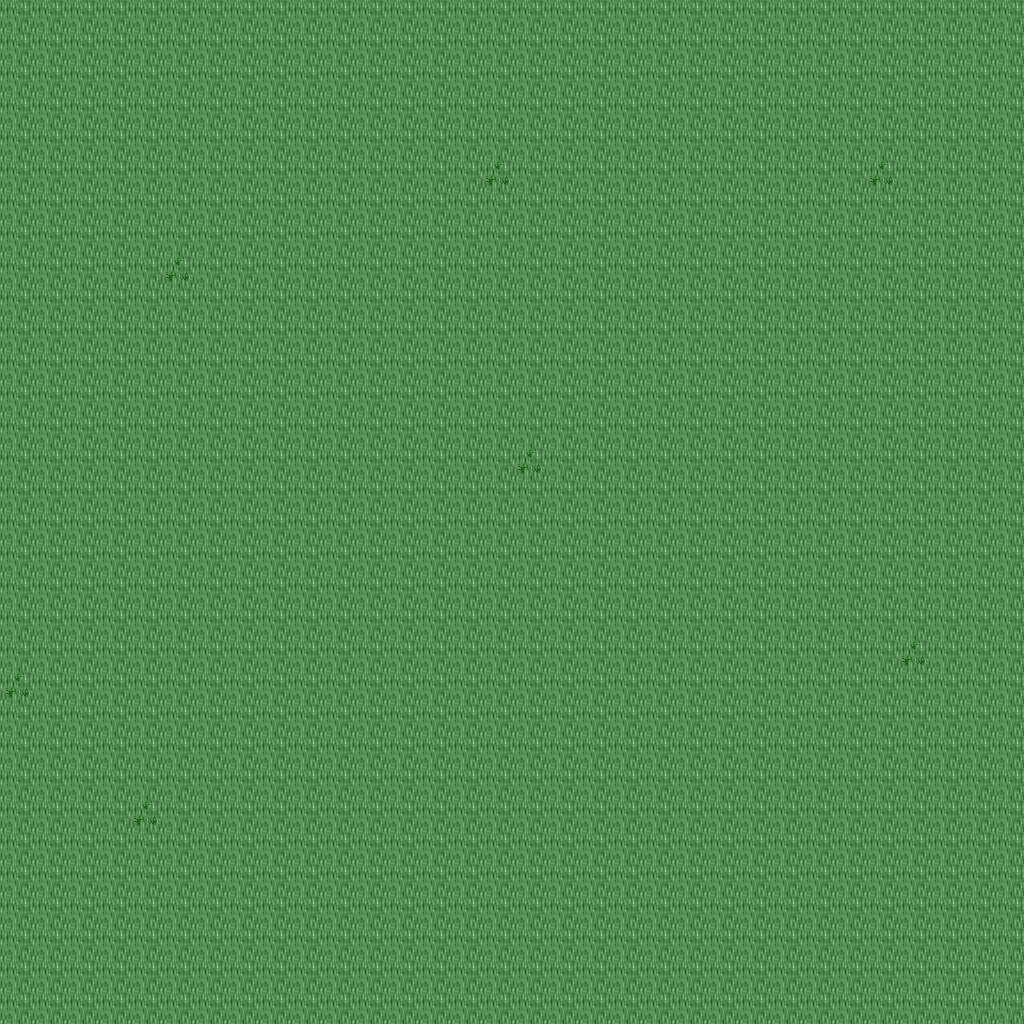

This is a level from a 2D game, rendered from its Tiled map with the project's own tilesets. A one-line summary and the map file follow, with tile-layer data summarised:
An orthogonal 32x32 tile map with 32x32 px tiles, 5 tile layers (Ground, Objects, Objects2, Above, ...), 1 hidden layer not drawn, 43 tilesets.

<map version="1.10" tiledversion="1.11.0" orientation="orthogonal" renderorder="right-down" width="32" height="32" tilewidth="32" tileheight="32" infinite="0" nextlayerid="11" nextobjectid="1">
 <tileset firstgid="1" name="ground_ground" tilewidth="32" tileheight="32" tilecount="33" columns="3">
  <image source="../drawable/ground_ground.png" width="96" height="352" />
 </tileset>
 <tileset firstgid="34" name="ground_water_water" tilewidth="32" tileheight="32" tilecount="24" columns="3">
  <image source="../drawable/ground_water_water.png" width="96" height="256" />
 </tileset>
 <tileset firstgid="58" name="ground_square_patch" tilewidth="32" tileheight="32" tilecount="9" columns="3">
  <image source="../drawable/ground_square_patch.png" width="96" height="96" />
 </tileset>
 <tileset firstgid="67" name="building_wall_wall_brown" tilewidth="32" tileheight="32" tilecount="12" columns="3">
  <image source="../drawable/building_wall_wall_brown.png" width="96" height="128" />
 </tileset>
 <tileset firstgid="79" name="ground_water_pool_grassy" tilewidth="32" tileheight="32" tilecount="27" columns="9">
  <image source="../drawable/ground_water_pool_grassy.png" width="288" height="96" />
 </tileset>
 <tileset firstgid="106" name="ground_ridge_earth_dark" tilewidth="32" tileheight="32" tilecount="96" columns="12">
  <image source="../drawable/ground_ridge_earth_dark.png" width="384" height="256" />
 </tileset>
 <tileset firstgid="202" name="plant_grasses" tilewidth="32" tileheight="32" tilecount="6" columns="3">
  <image source="../drawable/plant_grasses.png" width="96" height="64" />
 </tileset>
 <tileset firstgid="208" name="plant_flower_daisy_white" tilewidth="32" tileheight="32" tilecount="8" columns="2">
  <image source="../drawable/plant_flower_daisy_white.png" width="64" height="128" />
 </tileset>
 <tileset firstgid="216" name="ground_rock_pebbles" tilewidth="32" tileheight="32" tilecount="3" columns="1">
  <image source="../drawable/ground_rock_pebbles.png" width="32" height="96" />
 </tileset>
 <tileset firstgid="219" name="ground_rock_rocks_2" tilewidth="32" tileheight="32" tilecount="4" columns="2">
  <image source="../drawable/ground_rock_rocks_2.png" width="64" height="64" />
 </tileset>
 <tileset firstgid="223" name="item_pot_pot_grey" tilewidth="32" tileheight="32" tilecount="1" columns="1">
  <image source="../drawable/item_pot_pot_grey.png" width="32" height="32" />
 </tileset>
 <tileset firstgid="224" name="plant_bush_bushes" tilewidth="32" tileheight="32" tilecount="10" columns="5">
  <image source="../drawable/plant_bush_bushes.png" width="160" height="64" />
 </tileset>
 <tileset firstgid="234" name="ground_ladder_vertical_dark" tilewidth="32" tileheight="32" tilecount="3" columns="3">
  <image source="../drawable/ground_ladder_vertical_dark.png" width="96" height="32" />
 </tileset>
 <tileset firstgid="237" name="ground_ladder_horizontal_dark" tilewidth="32" tileheight="32" tilecount="3" columns="1">
  <image source="../drawable/ground_ladder_horizontal_dark.png" width="32" height="96" />
 </tileset>
 <tileset firstgid="240" name="plant_flower_daisy_blue" tilewidth="32" tileheight="32" tilecount="8" columns="2">
  <image source="../drawable/plant_flower_daisy_blue.png" width="64" height="128" />
 </tileset>
 <tileset firstgid="248" name="ground_grass_edges" tilewidth="32" tileheight="32" tilecount="36" columns="12">
  <image source="../drawable/ground_grass_edges.png" width="384" height="96" />
 </tileset>
 <tileset firstgid="284" name="ground_grass_corners" tilewidth="32" tileheight="32" tilecount="24" columns="6">
  <image source="../drawable/ground_grass_corners.png" width="192" height="128" />
 </tileset>
 <tileset firstgid="308" name="ground_cobbled_paving" tilewidth="32" tileheight="32" tilecount="1" columns="1">
  <image source="../drawable/ground_cobbled_paving.png" width="32" height="32" />
 </tileset>
 <tileset firstgid="309" name="building_door_door_n" tilewidth="32" tileheight="32" tilecount="6" columns="3">
  <image source="../drawable/building_door_door_n.png" width="96" height="64" />
 </tileset>
 <tileset firstgid="315" name="building_door_closed" tilewidth="32" tileheight="32" tilecount="1" columns="1">
  <image source="../drawable/building_door_closed.png" width="32" height="32" />
 </tileset>
 <tileset firstgid="316" name="building_window_window_right" tilewidth="32" tileheight="32" tilecount="2" columns="2">
  <image source="../drawable/building_window_window_right.png" width="64" height="32" />
 </tileset>
 <tileset firstgid="318" name="plant_flower_daisy_red" tilewidth="32" tileheight="32" tilecount="8" columns="2">
  <image source="../drawable/plant_flower_daisy_red.png" width="64" height="128" />
 </tileset>
 <tileset firstgid="326" name="building_window_window_long" tilewidth="32" tileheight="32" tilecount="3" columns="3">
  <image source="../drawable/building_window_window_long.png" width="96" height="32" />
 </tileset>
 <tileset firstgid="329" name="plant_flower_daisy_yellow" tilewidth="32" tileheight="32" tilecount="8" columns="2">
  <image source="../drawable/plant_flower_daisy_yellow.png" width="64" height="128" />
 </tileset>
 <tileset firstgid="337" name="furniture_light_flames" tilewidth="32" tileheight="32" tilecount="6" columns="6">
  <image source="../drawable/furniture_light_flames.png" width="192" height="32" />
 </tileset>
 <tileset firstgid="343" name="building_fence_fence_chunky" tilewidth="32" tileheight="32" tilecount="21" columns="3">
  <image source="../drawable/building_fence_fence_chunky.png" width="96" height="224" />
 </tileset>
 <tileset firstgid="364" name="plant_tree_tree_green" tilewidth="32" tileheight="32" tilecount="88" columns="8">
  <image source="../drawable/plant_tree_tree_green.png" width="256" height="352" />
 </tileset>
 <tileset firstgid="452" name="plant_tree_tree_darkgreen" tilewidth="32" tileheight="32" tilecount="88" columns="8">
  <image source="../drawable/plant_tree_tree_darkgreen.png" width="256" height="352" />
 </tileset>
 <tileset firstgid="540" name="item_sign_large" tilewidth="32" tileheight="32" tilecount="15" columns="5">
  <image source="../drawable/item_sign_large.png" width="160" height="96" />
 </tileset>
 <tileset firstgid="555" name="ground_ladder_small" tilewidth="32" tileheight="32" tilecount="1" columns="1">
  <image source="../drawable/ground_ladder_small.png" width="32" height="32" />
 </tileset>
 <tileset firstgid="556" name="building_roof_blue" tilewidth="32" tileheight="32" tilecount="20" columns="5">
  <image source="../drawable/building_roof_blue.png" width="160" height="128" />
 </tileset>
 <tileset firstgid="576" name="building_decoration_chimney" tilewidth="32" tileheight="32" tilecount="2" columns="1">
  <image source="../drawable/building_decoration_chimney.png" width="32" height="64" />
 </tileset>
 <tileset firstgid="578" name="logic_creature_gnome" tilewidth="32" tileheight="32" tilecount="6" columns="6">
  <image source="../drawable/logic_creature_gnome.png" width="192" height="32" />
 </tileset>
 <tileset firstgid="584" name="logic_creature_rodent" tilewidth="32" tileheight="32" tilecount="8" columns="8">
  <image source="../drawable/logic_creature_rodent.png" width="256" height="32" />
 </tileset>
 <tileset firstgid="592" name="logic_creature_animal" tilewidth="32" tileheight="32" tilecount="32" columns="8">
  <image source="../drawable/logic_creature_animal.png" width="256" height="128" />
 </tileset>
 <tileset firstgid="624" name="logic_collision" tilewidth="32" tileheight="32" tilecount="1" columns="1">
  <image source="../drawable/logic_collision.png" width="32" height="32" />
 </tileset>
 <tileset firstgid="625" name="ground_water_water_corners" tilewidth="32" tileheight="32" tilecount="12" columns="6">
  <image source="../drawable/ground_water_water_corners.png" width="192" height="64" />
 </tileset>
 <tileset firstgid="637" name="ground_green_paving" tilewidth="32" tileheight="32" tilecount="18" columns="3">
  <image source="../drawable/ground_green_paving.png" width="96" height="192" />
 </tileset>
 <tileset firstgid="655" name="logic_protection" tilewidth="32" tileheight="32" tilecount="2" columns="2">
  <image source="../drawable/logic_protection.png" width="64" height="32" />
 </tileset>
 <tileset firstgid="657" name="light_yellow_light_5x5" tilewidth="32" tileheight="32" tilecount="25" columns="5">
  <image source="../drawable/light_yellow_light_5x5.png" width="160" height="160" />
 </tileset>
 <tileset firstgid="682" name="furniture_light_small_lamp" tilewidth="32" tileheight="32" tilecount="4" columns="4">
  <image source="../drawable/furniture_light_small_lamp.png" width="128" height="32" />
 </tileset>
 <tileset firstgid="686" name="light_door_light" tilewidth="32" tileheight="32" tilecount="12" columns="3">
  <image source="../drawable/light_door_light.png" width="96" height="128" />
 </tileset>
 <tileset firstgid="698" name="logic_creature_human_risecia" tilewidth="32" tileheight="32" tilecount="4" columns="4">
  <image source="../drawable/logic_creature_human_risecia.png" width="128" height="32" />
 </tileset>
 <layer id="1" name="Ground" width="32" height="32">
  <data>[1024 cells, 1024 non-empty, 1 distinct tile ids]</data>
 </layer>
 <layer id="2" name="Objects" width="32" height="32">
  <data>[1024 cells, 7 non-empty, 1 distinct tile ids]</data>
 </layer>
 <layer id="3" name="Objects2" width="32" height="32">
  <data>[1024 cells, 0 non-empty, 0 distinct tile ids]</data>
 </layer>
 <layer id="4" name="Above" width="32" height="32">
  <data>[1024 cells, 0 non-empty, 0 distinct tile ids]</data>
 </layer>
 <layer id="5" name="Above2" width="32" height="32">
  <data>[1024 cells, 0 non-empty, 0 distinct tile ids]</data>
 </layer>
 <layer id="6" name="Walkable" width="32" height="32" visible="0">
  <data>[1024 cells, 0 non-empty, 0 distinct tile ids]</data>
 </layer>
 <objectgroup id="7" name="Mapevents" />
 <objectgroup id="8" name="Spawn" />
 <objectgroup id="9" name="Keys" />
 <objectgroup id="10" name="Replace" />
</map>
